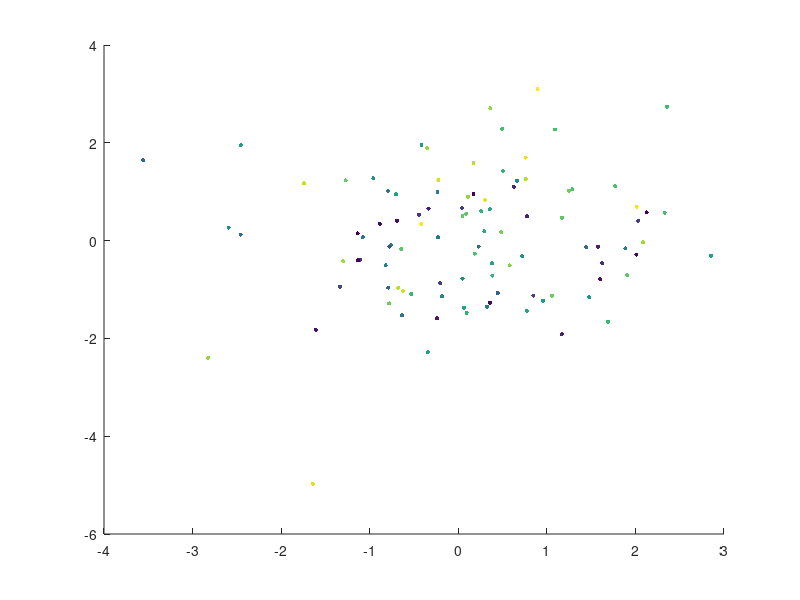

This chart was generated by the following MATLAB code:
function ClickOnDots
%toy initial conditions
n=1e2; R0=randn(3,n); V0=randn(3,n); tof=rand(1,n);
%plot final position
Rf=R0+V0.*tof;
figure(1e9), set(gcf,'name','pretty dots','NumberTitle','off')
handle=scatter(Rf(1,:), Rf(2,:), 9, tof, 'filled');
%set function that's called when user clicks on figure
set(handle, 'hittest', 'on', 'buttondownfcn', @click_plot);
%save data in figure
set(gcf, 'userdata', [R0;V0;tof]);

function click_plot(f,~)%plot from clicked point
x=get(f,'xdata');y=get(f,'ydata');%plotted coordinates
xy=get(get(f,'Parent'),'currentpoint');%clicked coordinate
%find point closest to click, scaled by axis limits
xyl=axis;
[~,ii]=min((x-xy(1,1)).^2/diff(xyl(1:2))^2 + (y-xy(1,2)).^2/diff(xyl(3:4))^2);
%match color
cmap=colormap; ncm=size(cmap,1); cax=caxis; cdata=get(f,'CData');
cidx=interp1(linspace(cax(1),cax(2),ncm), 1:ncm, cdata(ii), 'nearest');%index to cmap

d=get(gcf,'userdata');d=d(:,ii);%extract data from figure
%make a trajectory plot (replace with call to propagator)
t = linspace(0,d(7),1e1); R = d(1:3)+d(4:6)*t;
figure(ii),plot3(R(1,:),R(2,:),R(3,:),'color',cmap(cidx,:));axis equal
return
